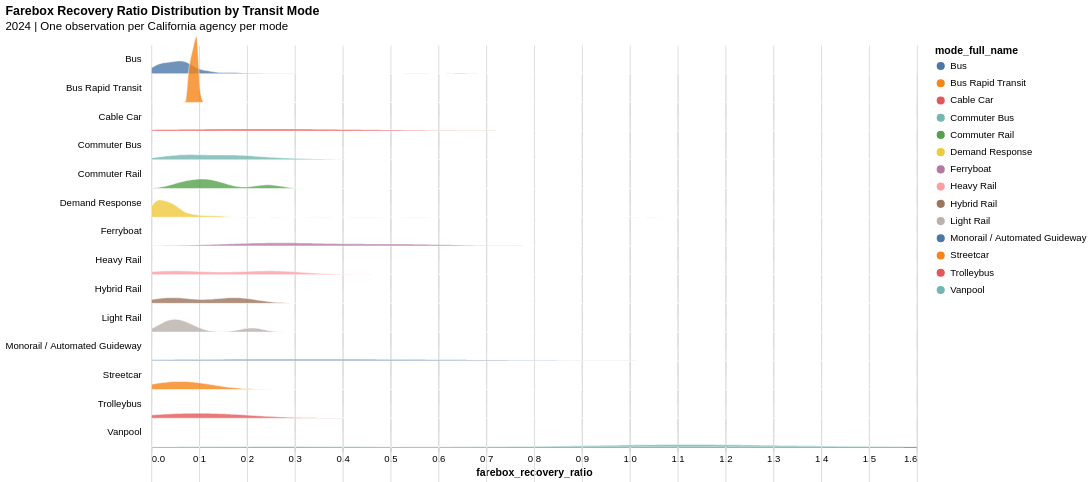

Here is the notebook cell this chart was saved with:
### Markdown cell above
### Farebox Recovery Ratio by Mode

### Code cell
farebox_recovery_ridge = ridge_plot(df_opex_ca, "farebox_recovery_ratio", "mode_full_name",
    year_column="year", year=2024,
    step=30,
    overlap=1.5,
    chart_title="Farebox Recovery Ratio Distribution by Transit Mode",
    chart_subtitle="2024 | One observation per California agency per mode")

farebox_recovery_ridge

### Figure 1 — Vega specification as saved in the notebook (floating-point values rounded to 4 significant figures; data arrays with more than 128 entries replaced by an {"elided": "..."} marker saying what was removed)
{"$schema": "https://vega.github.io/schema/vega/v6.json", "data": [{"name": "_server_source_0", "values": {"elided": "388 records"}}, {"name": "source_0", "source": "_server_source_0", "transform": [{"type": "kde", "field": "farebox_recovery_ratio", "groupby": ["mode_full_name"], "resolve": "shared", "as": ["farebox_recovery_ratio", "density"]}, {"type": "impute", "field": "density", "key": "farebox_recovery_ratio", "method": "value", "groupby": ["mode_full_name", "mode_full_name"], "value": 0}, {"type": "stack", "field": "density", "groupby": ["farebox_recovery_ratio", "mode_full_name"], "sort": {"field": ["mode_full_name"], "order": ["descending"]}, "as": ["density_start", "density_end"], "offset": "zero"}]}, {"name": "row_domain", "source": "source_0", "transform": [{"type": "aggregate", "groupby": ["mode_full_name"]}]}, {"name": "source_0_x_domain_farebox_recovery_ratio", "source": "source_0", "transform": [{"type": "formula", "expr": "+datum['farebox_recovery_ratio']", "as": "farebox_recovery_ratio"}, {"type": "aggregate", "groupby": [], "fields": ["farebox_recovery_ratio", "farebox_recovery_ratio"], "ops": ["min", "max"], "as": ["min", "max"]}]}, {"name": "source_0_color_domain_mode_full_name", "source": "source_0", "transform": [{"type": "aggregate", "groupby": ["mode_full_name"], "fields": [], "ops": [], "as": []}, {"type": "formula", "expr": "datum['mode_full_name']", "as": "sort_field"}, {"type": "project", "fields": ["mode_full_name"]}]}], "signals": [{"name": "child_width", "value": 800}, {"name": "child_height", "value": 30}], "marks": [{"type": "group", "name": "row_header", "from": {"data": "row_domain"}, "sort": {"field": "datum[\"mode_full_name\"]", "order": "ascending"}, "encode": {"update": {"height": {"signal": "child_height"}}}, "title": {"text": {"signal": "isValid(parent[\"mode_full_name\"]) ? parent[\"mode_full_name\"] : \"\"+parent[\"mode_full_name\"]"}, "frame": "group", "orient": "left", "angle": 0, "offset": 10, "style": "guide-label", "align": "left", "baseline": "middle"}, "role": "row-header"}, {"type": "group", "name": "column_footer", "encode": {"update": {"width": {"signal": "child_width"}}}, "axes": [{"scale": "x", "orient": "bottom", "labelFlush": true, "title": "farebox_recovery_ratio", "labelOverlap": true, "grid": false, "tickCount": {"signal": "ceil(child_width/40)"}, "zindex": 0}], "role": "column-footer"}, {"type": "group", "name": "cell", "from": {"facet": {"data": "source_0", "name": "facet", "groupby": ["mode_full_name"]}}, "sort": {"field": ["datum[\"mode_full_name\"]"], "order": ["ascending"]}, "encode": {"update": {"width": {"signal": "child_width"}, "height": {"signal": "child_height"}}}, "marks": [{"type": "group", "name": "child_pathgroup", "from": {"facet": {"data": "facet", "name": "faceted_path_child_main", "groupby": ["mode_full_name"]}}, "encode": {"update": {"width": {"field": {"signal": null, "datum": null, "group": "width", "parent": null}}, "height": {"field": {"signal": null, "datum": null, "group": "height", "parent": null}}}}, "marks": [{"type": "area", "name": "child_marks", "from": {"data": "faceted_path_child_main"}, "sort": {"field": "x"}, "encode": {"update": {"tooltip": {"signal": "{\"mode_full_name\": isValid(datum[\"mode_full_name\"]) ? isArray(datum[\"mode_full_name\"]) ? join(datum[\"mode_full_name\"], '\\n') : datum[\"mode_full_name\"] : \"\"+datum[\"mode_full_name\"], \"farebox_recovery_ratio\": format(datum[\"farebox_recovery_ratio\"], \".3f\"), \"Density\": format(datum[\"density\"], \".3f\")}"}, "orient": {"value": "vertical"}, "stroke": {"value": "white"}, "strokeWidth": {"value": 0.5}, "x": {"field": "farebox_recovery_ratio", "scale": "x"}, "y2": {"field": "density_start", "scale": "y"}, "y": {"field": "density_end", "scale": "y"}, "defined": {"signal": "isValid(datum[\"farebox_recovery_ratio\"]) && isFinite(+datum[\"farebox_recovery_ratio\"]) && isValid(datum[\"density\"]) && isFinite(+datum[\"density\"])"}, "fill": {"field": "mode_full_name", "scale": "color"}, "interpolate": {"value": "monotone"}, "fillOpacity": {"value": 0.8}}}, "style": ["area"]}]}], "axes": [{"scale": "x", "tickCount": {"signal": "ceil(child_width/40)"}, "orient": "bottom", "labels": false, "domain": false, "aria": false, "maxExtent": 0, "ticks": false, "minExtent": 0, "gridScale": "y", "zindex": 0, "grid": true}], "style": "cell"}], "scales": [{"name": "x", "type": "linear", "domain": [{"signal": "(data(\"source_0_x_domain_farebox_recovery_ratio\")[0] || {}).min"}, {"signal": "(data(\"source_0_x_domain_farebox_recovery_ratio\")[0] || {}).max"}], "range": [0, {"signal": "child_width"}], "zero": false, "nice": true}, {"name": "y", "type": "linear", "domain": {"data": "source_0", "fields": ["density_start", "density_end"]}, "range": [30, -45], "nice": true, "zero": true}, {"name": "color", "type": "ordinal", "domain": {"data": "source_0_color_domain_mode_full_name", "field": "mode_full_name", "sort": true}, "range": "category"}], "title": {"text": "Farebox Recovery Ratio Distribution by Transit Mode", "anchor": "start", "subtitle": "2024 | One observation per California agency per mode"}, "layout": {"padding": 0, "columns": 1, "bounds": "flush", "align": "all"}, "background": "white", "legends": [{"title": "mode_full_name", "fill": "color", "symbolType": "circle", "encode": {"symbols": {"update": {"stroke": {"value": "white"}}}}}], "config": {"style": {"cell": {"stroke": null}}}, "padding": 5}
